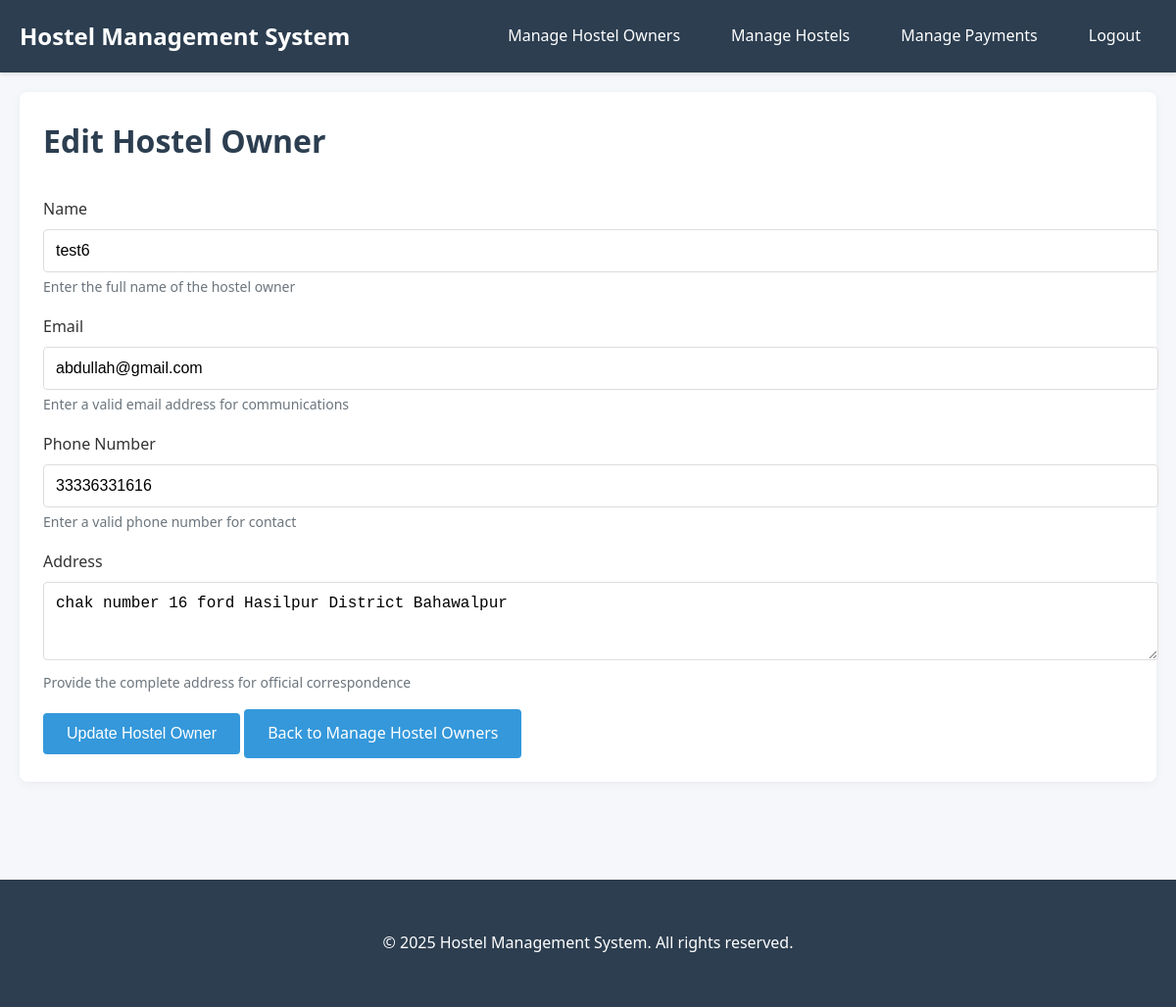
Screenshot of /edit_hostel_owner/11/ (signed in) with the database file from the repository.
### members/models.py (models this page shows, shortened)
class HostelOwner(AbstractUser):
    name = models.CharField(max_length=100, blank=True, null=True)
    phone_number = models.CharField(max_length=15, blank=True, null=True)
    address = models.TextField(blank=True, null=True)
    is_active = models.BooleanField(default=True)
    created_at = models.DateTimeField(auto_now_add=True)
    updated_at = models.DateTimeField(auto_now=True)
    groups = models.ManyToManyField(
        Group,
        related_name='hostelowner_set',
        blank=True,
        help_text='The groups this user belongs to.',
        verbose_name='groups',
    )
    user_permissions = models.ManyToManyField(
        Permission,
        related_name='hostelowner_set',
        blank=True,
        help_text='Specific permissions for this user.',
        verbose_name='user permissions',
    )

### members/views.py (the view, shortened to what this page needs)
# urls.py: path('edit_hostel_owner/<int:owner_id>/', edit_hostel_owner, name='edit_hostel_owner'),
@login_required
def edit_hostel_owner(request, owner_id):
    if not request.user.is_superuser:
        messages.error(request, "You don't have permission to access this page.")
        return redirect('home')
    owner = get_object_or_404(HostelOwner, id=owner_id)
    return render(request, 'edit_hostel_owner.html', {'owner': owner})

### members/templates/edit_hostel_owner.html (shortened to what this page needs)
{% extends 'base.html' %}
{% block content %}
<div class="section-container">
    <div class="section-header">
        <h2>Edit Hostel Owner</h2>
    </div>
    <form method="POST" action="{% url 'edit_hostel_owner' owner.id %}">
        <div class="form-group">
            <label for="ownerName">Name</label>
            <input type="text" id="ownerName" name="name" value="{{ owner.name }}" class="form-control" required>
            <small>Enter the full name of the hostel owner</small>
        </div>
        <div class="form-group">
            <label for="ownerEmail">Email</label>
            <input type="email" id="ownerEmail" name="email" value="{{ owner.email }}" class="form-control" required>
            <small>Enter a valid email address for communications</small>
        </div>
        <div class="form-group">
            <label for="ownerPhone">Phone Number</label>
            <input type="text" id="ownerPhone" name="phone_number" value="{{ owner.phone_number }}" class="form-control" required>
            <small>Enter a valid phone number for contact</small>
        </div>
        <div class="form-group">
            <label for="ownerAddress">Address</label>
            <textarea id="ownerAddress" name="address" rows="3" class="form-control" required>{{ owner.address }}</textarea>
            <small>Provide the complete address for official correspondence</small>
        </div>
        <div class="form-actions">
            <button type="submit" class="btn">Update Hostel Owner</button>
            <a href="{% url 'manage_hostel_owners' %}" class="btn btn-secondary">Back to Manage Hostel Owners</a>
        </div>
    </form>
</div>
{% endblock %}

### members/static/css/enhanced_style.css (style rules this page uses)
body { font-family: 'Segoe UI', Tahoma, Geneva, Verdana, sans-serif; line-height: 1.6; color: #333; background-color: #f5f7fa; margin: 0; padding: 0; }
h1, h2, h3, h4, h5, h6 { margin-top: 0; margin-bottom: 1rem; font-weight: 600; color: #2c3e50; }
h2 { font-size: 2rem; border-bottom: 2px solid #eaeaea; padding-bottom: 0.5rem; margin-bottom: 1.5rem; }
.form-group { margin-bottom: 1rem; }
label { display: block; margin-bottom: 0.5rem; font-weight: 500; }
input[type="text"], input[type="email"], input[type="password"], input[type="number"], input[type="date"], select, textarea { width: 100%; padding: 0.75rem; border: 1px solid #ddd; border-radius: 4px; font-size: 1rem; transition: border-color 0.3s; }
.btn { display: inline-block; background-color: #3498db; color: white; padding: 0.75rem 1.5rem; border: none; border-radius: 4px; font-size: 1rem; cursor: pointer; text-decoration: none; transition: background-color 0.3s; }
.section-container { background-color: white; border-radius: 8px; padding: 1.5rem; margin-bottom: 2rem; box-shadow: 0 2px 10px rgba(0, 0, 0, 0.05); }
.section-header { display: flex; justify-content: space-between; align-items: center; margin-bottom: 1.5rem; }
.section-header h2 { margin-bottom: 0; border-bottom: none; }
.form-group small { display: block; margin-top: 0.25rem; font-size: 0.875rem; color: #6c757d; }

### rows the page displays
HostelOwner: name "test6", email "abdullah@gmail.com", phone_number "33336331616", address "chak number 16 ford Hasilpur District Bahawalpur"
